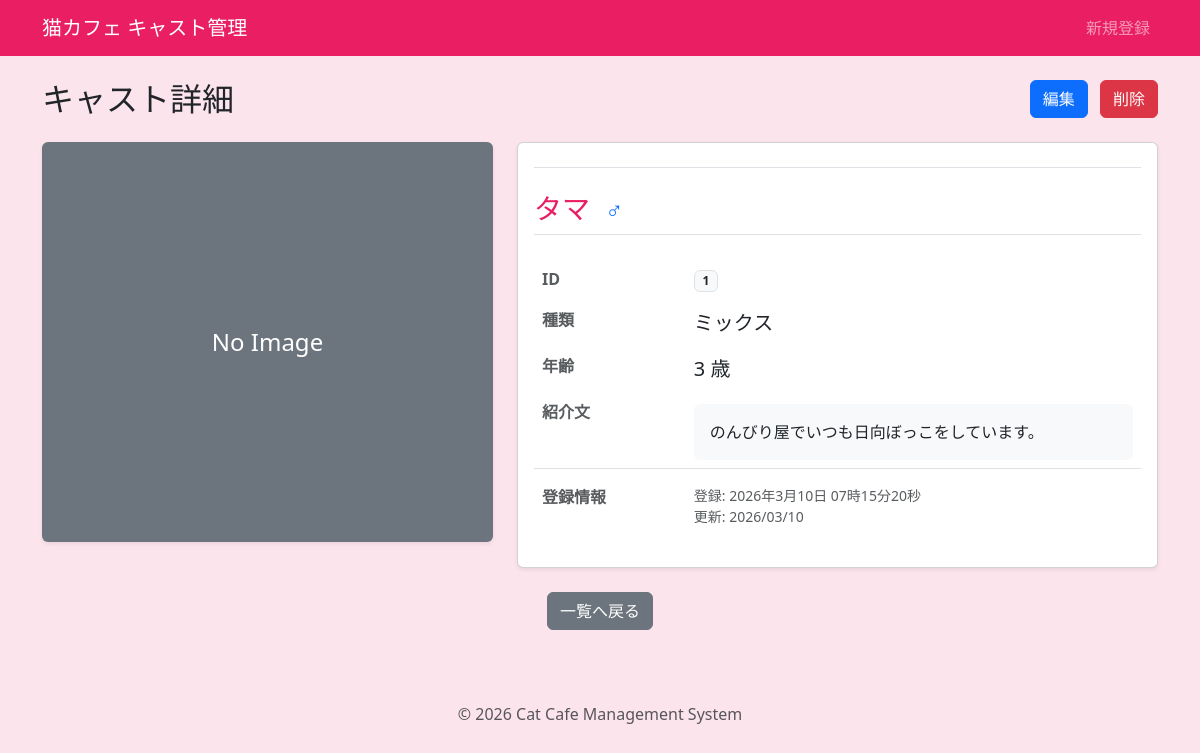
The page /detail.php?id=1 on the database as committed earlier.
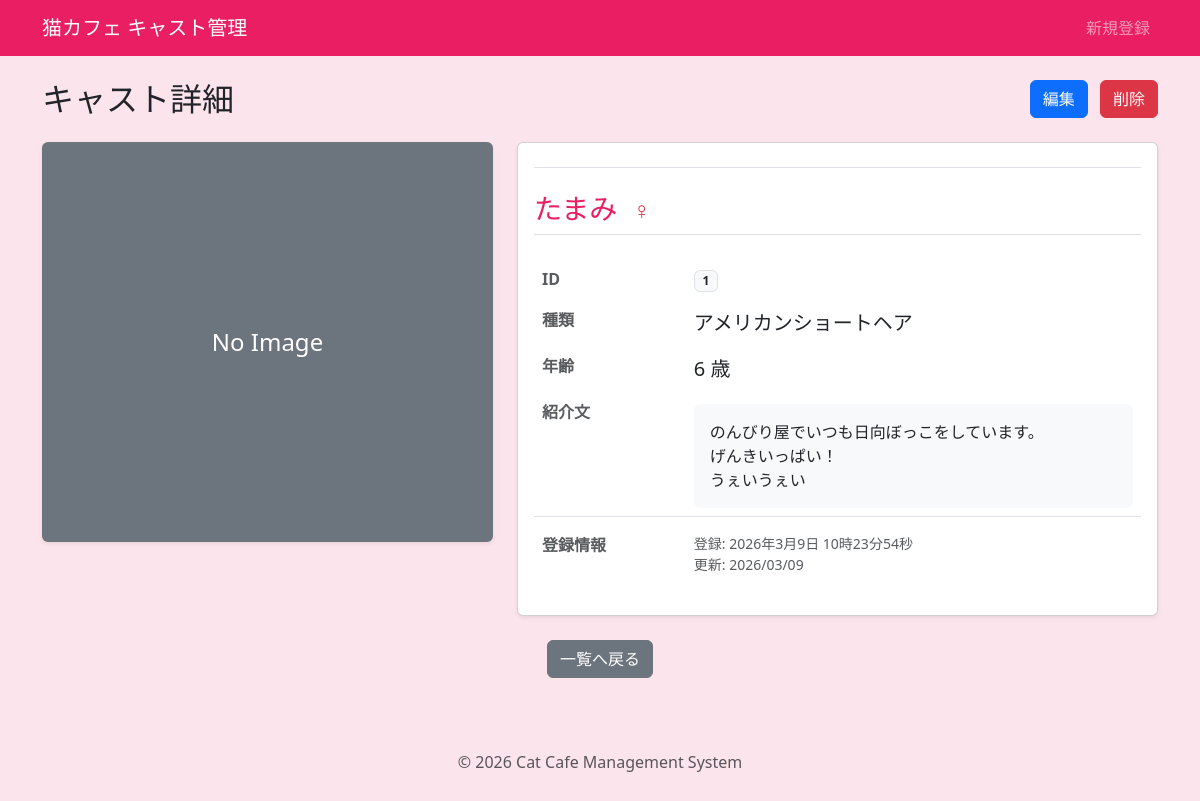
The same page on the database as committed later.
### tables this page shows
CREATE TABLE `cats` (
  `id` int(11) NOT NULL,
  `name` varchar(50) NOT NULL,
  `breed_id` int(11) NOT NULL,
  `gender` tinyint(4) NOT NULL COMMENT '1:おとこのこ 2:おんなのこ',
  `age` int(11) NOT NULL,
  `profile` text DEFAULT NULL,
  `image_name` varchar(255) DEFAULT NULL,
  `created_at` datetime DEFAULT current_timestamp(),
  `updated_at` datetime DEFAULT current_timestamp() ON UPDATE current_timestamp()
);

CREATE TABLE `breeds` (
  `id` int(11) NOT NULL,
  `name` varchar(50) NOT NULL,
  `created_at` datetime DEFAULT current_timestamp(),
  `updated_at` datetime DEFAULT current_timestamp() ON UPDATE current_timestamp()
);

### inc/functions.php (called while the page is built, shortened)
<?php
function h($string)
{
  return htmlspecialchars($string, ENT_QUOTES, 'UTF-8');
}
function format_date($datetime,$type)
{
  $format_types = [
    1 => 'Y年n月j日 H時i分s秒',
    2 => 'Y/m/d'
  ];
  return date($format_types[$type], strtotime($datetime));
}

### detail.php (the view, shortened to what this page needs)
<?php
require_once './inc/functions.php';
$id = $_GET['id'] ?? '';
$db = db_connect();
$cat = null;
try {
  $sql = 'SELECT cats.*,breeds.name AS breed_name FROM cats INNER JOIN breeds ON cats.breed_id = breeds.id WHERE cats.id = :id';
  $stmt = $db->prepare($sql);
  $stmt->bindParam(':id', $id, PDO::PARAM_INT);
  $stmt->execute();
  $cat = $stmt->fetch(PDO::FETCH_ASSOC);
} catch (PDOException $e) {
  exit('データの取得に失敗しました: ' . h($e->getMessage()));
}
require_once 'inc/header.php';
?>
<div class="d-flex justify-content-between align-items-center mb-4">
  <h2 class="mb-0">キャスト詳細</h2>
  <div>
    <a href="edit.php?id=<?php echo h($cat['id']); ?>" class="btn btn-primary me-2">編集</a>
    <button type="button" class="btn btn-danger" data-bs-toggle="modal" data-bs-target="#deleteModal">
      削除
    </button>
  </div>
</div>
<div class="row">
  <div class="col-md-5 mb-4 mb-md-0">
    <?php if (!empty($cat['image_name']) && file_exists('images/' . $cat['image_name'])): ?>
      <img src="images/<?php echo h($cat['image_name']); ?>" alt="<?php echo h($cat['name']); ?>" class="img-fluid rounded shadow-sm w-100">
    <?php else: ?>
      <div class="bg-secondary text-white d-flex justify-content-center align-items-center rounded shadow-sm w-100" style="height: 400px;">
        <span class="fs-4">No Image</span>
      </div>
    <?php endif; ?>
  </div>
  <div class="col-md-7">
    <div class="card shadow-sm h-100">
      <div class="card-body">
        <h3 class="card-title text-pink border-bottom pb-2 mb-4">
          <h3 class="card-title text-pink border-bottom pb-2 mb-4">
            <?php echo h($cat['name']); ?>
            <?php if ($cat['gender'] === 1): ?>
              <span class="text-primary fs-4 ms-2">♂</span>
            <?php elseif ($cat['gender'] === 2): ?>
              <span class="text-danger fs-4 ms-2">♀</span>
            <?php endif; ?>
          </h3>
          <table class="table table-borderless">
            <tbody>
              <tr>
                <th class="w-25 text-muted">ID</th>
                <td><span class="badge bg-light text-dark border"><?php echo h($cat['id']); ?></span></td>
              </tr>
              <tr>
                <th class="text-muted">種類</th>
                <td class="fs-5"><?php echo h($cat['breed_name']); ?></td>
              </tr>
              <tr>
                <th class="text-muted">年齢</th>
                <td class="fs-5"><?php echo h($cat['age']); ?> 歳</td>
              </tr>
              <tr>
                <th class="text-muted">紹介文</th>
                <td>
                  <div class="p-3 bg-light rounded mt-1">
                    <?php echo nl2br(h($cat['profile'])); ?>
                  </div>
                </td>
              </tr>
              <tr>
                <th class="text-muted border-top pt-3 mt-3">登録情報</th>
                <td class="border-top pt-3 mt-3 small text-muted">
                  登録: <?php echo h(format_date($cat['created_at'],1)); ?><br>
                  更新: <?php echo h(format_date($cat['updated_at'],2)); ?>
                </td>
              </tr>
            </tbody>
          </table>
      </div>
    </div>
  </div>
</div>
<div class="mt-4 text-center">
  <a href="index.php" class="btn btn-secondary">一覧へ戻る</a>
</div>
<?php require_once 'inc/footer.php'; ?>

### inc/header.php (shortened to what this page needs)
<!DOCTYPE html>
<html lang="ja">
<head>
  <link href="https://cdn.jsdelivr.net/npm/bootstrap@5.3.0/dist/css/bootstrap.min.css" rel="stylesheet">
</head>
<body>
  <nav class="navbar navbar-expand-lg navbar-dark mb-4">
    <div class="container">
      <a class="navbar-brand" href="index.php">猫カフェ キャスト管理</a>
      <div class="collapse navbar-collapse" id="navbarNav">
        <ul class="navbar-nav ms-auto">
          <li class="nav-item">
            <a class="nav-link" href="add.php">新規登録</a>
          </li>
        </ul>
      </div>
    </div>
  </nav>
  <div class="container mb-5">

### inc/footer.php (shortened to what this page needs)
</div>
<footer class="text-center text-muted py-4 mt-auto">
  <p>&copy; <?php echo date('Y'); ?> Cat Cafe Management System</p>
</footer>
</body>
</html>

### inc/header.php (style rules this page uses)
body { background-color: #fce4ec; }
.navbar { background-color: #e91e63 !important; }

### detail.php (style rules this page uses)
.text-pink { color: #e91e63; }

Rows that differ between the two databases and show on the page:
changed cats id 1: name "タマ" → "たまみ"; gender 1 → 2 (drawn); breed.name "ミックス" → "アメリカンショートヘア"; age "3" → "6"; profile "のんびり屋でいつも日向ぼっこをしています。" → "のんびり屋でいつも日向ぼっこをしています。 げんきいっぱい！ うぇいうぇい"; created_at "2026年3月10日 07時15分20秒" → "2026年3月9日 10時23分54秒"; updated_at "2026/03/10" → "2026/03/09"
